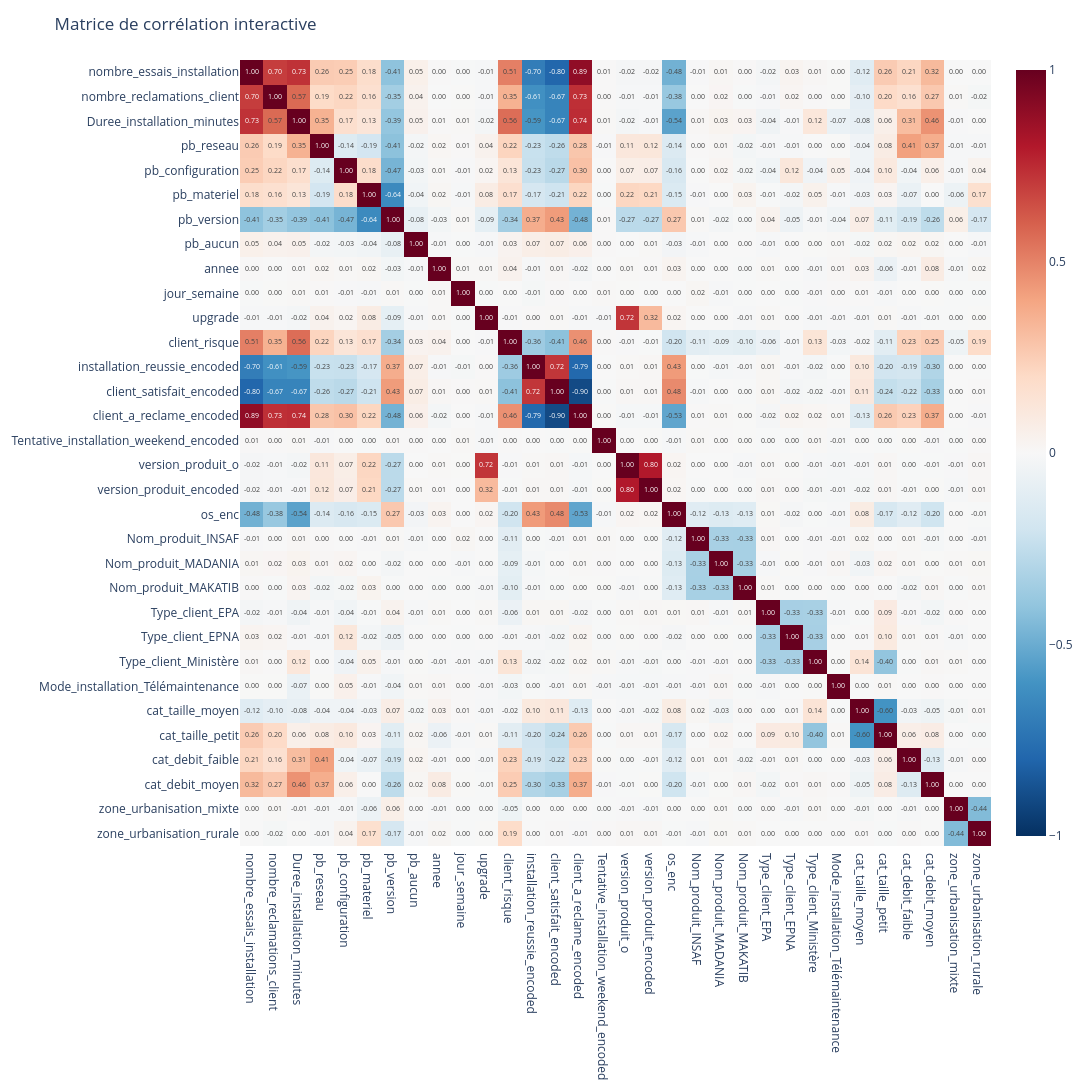

Write notebook code for a chart like this one.
### Markdown cell above
### 6.1 Matrice de corrélation : Relation entre les variables

### Code cell
import plotly.express as px

coeff_corr = df_kpi.corr(method='pearson')

fig = px.imshow(
    coeff_corr,
    text_auto=".2f",
    color_continuous_scale="RdBu_r",
    zmin=-1, zmax=1,
    aspect="auto"
)

fig.update_layout(
    title="Matrice de corrélation interactive",
    width=1400,   
    height=1200   
)

fig.update_traces(
    hovertemplate="X: %{x}<br>Y: %{y}<br>Corr: %{z:.2f}<extra></extra>"
)

fig.show()

### Figure 1 — Plotly figure (JSON) as saved in the notebook; plotly's stock layout.template omitted (floating-point values rounded to 4 significant figures; data arrays with more than 128 entries replaced by an {"elided": "..."} marker saying what was removed)
{"data": [{"coloraxis": "coloraxis", "hovertemplate": "X: %{x}<br>Y: %{y}<br>Corr: %{z:.2f}<extra></extra>", "name": "0", "texttemplate": "%{z:.2f}", "type": "heatmap", "x": ["nombre_essais_installation", "nombre_reclamations_client", "Duree_installation_minutes", "pb_reseau", "pb_configuration", "pb_materiel", "pb_version", "pb_aucun", "annee", "jour_semaine", "upgrade", "client_risque", "installation_reussie_encoded", "client_satisfait_encoded", "client_a_reclame_encoded", "Tentative_installation_weekend_encoded", "version_produit_o", "version_produit_encoded", "os_enc", "Nom_produit_INSAF", "Nom_produit_MADANIA", "Nom_produit_MAKATIB", "Type_client_EPA", "Type_client_EPNA", "Type_client_Ministère", "Mode_installation_Télémaintenance", "cat_taille_moyen", "cat_taille_petit", "cat_debit_faible", "cat_debit_moyen", "zone_urbanisation_mixte", "zone_urbanisation_rurale"], "xaxis": "x", "y": ["nombre_essais_installation", "nombre_reclamations_client", "Duree_installation_minutes", "pb_reseau", "pb_configuration", "pb_materiel", "pb_version", "pb_aucun", "annee", "jour_semaine", "upgrade", "client_risque", "installation_reussie_encoded", "client_satisfait_encoded", "client_a_reclame_encoded", "Tentative_installation_weekend_encoded", "version_produit_o", "version_produit_encoded", "os_enc", "Nom_produit_INSAF", "Nom_produit_MADANIA", "Nom_produit_MAKATIB", "Type_client_EPA", "Type_client_EPNA", "Type_client_Ministère", "Mode_installation_Télémaintenance", "cat_taille_moyen", "cat_taille_petit", "cat_debit_faible", "cat_debit_moyen", "zone_urbanisation_mixte", "zone_urbanisation_rurale"], "yaxis": "y", "z": {"elided": "32x32 float values"}}], "layout": {"coloraxis": {"cmax": 1, "cmin": -1, "colorscale": [[0, "rgb(5,48,97)"], [0.1, "rgb(33,102,172)"], [0.2, "rgb(67,147,195)"], [0.3, "rgb(146,197,222)"], [0.4, "rgb(209,229,240)"], [0.5, "rgb(247,247,247)"], [0.6, "rgb(253,219,199)"], [0.7, "rgb(244,165,130)"], [0.8, "rgb(214,96,77)"], [0.9, "rgb(178,24,43)"], [1, "rgb(103,0,31)"]]}, "height": 1200, "margin": {"t": 60}, "title": {"text": "Matrice de corrélation interactive"}, "width": 1400, "xaxis": {"anchor": "y", "domain": [0, 1]}, "yaxis": {"anchor": "x", "autorange": "reversed", "domain": [0, 1]}}}
